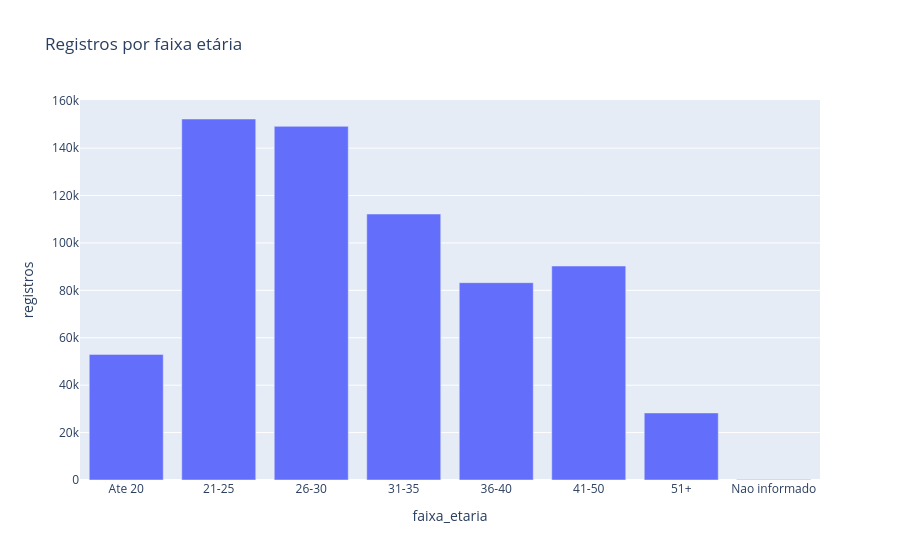

Source (notebook cell):
### Markdown cell above
## 10. Perfil Profissional

Faixa etária e escolaridade ajudam a entender o perfil dos vínculos formais no recorte tech.

### Code cell
age_total = (
    age.groupby('faixa_etaria', as_index=False)
    .agg(registros=('registros', 'sum'), saldo_empregos=('saldo_empregos', 'sum'))
)
age_order = ['Ate 20', '21-25', '26-30', '31-35', '36-40', '41-50', '51+', 'Nao informado']
age_total['ordem'] = age_total['faixa_etaria'].apply(lambda value: age_order.index(value) if value in age_order else 99)
age_total = age_total.sort_values('ordem').drop(columns='ordem')

px.bar(age_total, x='faixa_etaria', y='registros', title='Registros por faixa etária')

### Figure 1 — Plotly figure (JSON) as saved in the notebook; plotly's stock layout.template omitted (floating-point values rounded to 4 significant figures)
{"data": [{"alignmentgroup": "True", "hovertemplate": "faixa_etaria=%{x}<br>registros=%{y}<extra></extra>", "legendgroup": "", "marker": {"color": "#636efa", "pattern": {"shape": ""}}, "name": "", "offsetgroup": "", "orientation": "v", "showlegend": false, "textposition": "auto", "type": "bar", "x": ["Ate 20", "21-25", "26-30", "31-35", "36-40", "41-50", "51+", "Nao informado"], "xaxis": "x", "y": [52992, 152282, 149178, 112193, 83242, 90273, 28288, 238], "yaxis": "y"}], "layout": {"barmode": "relative", "legend": {"tracegroupgap": 0}, "title": {"text": "Registros por faixa etária"}, "xaxis": {"anchor": "y", "domain": [0.0, 1.0], "title": {"text": "faixa_etaria"}}, "yaxis": {"anchor": "x", "domain": [0.0, 1.0], "title": {"text": "registros"}}}}
